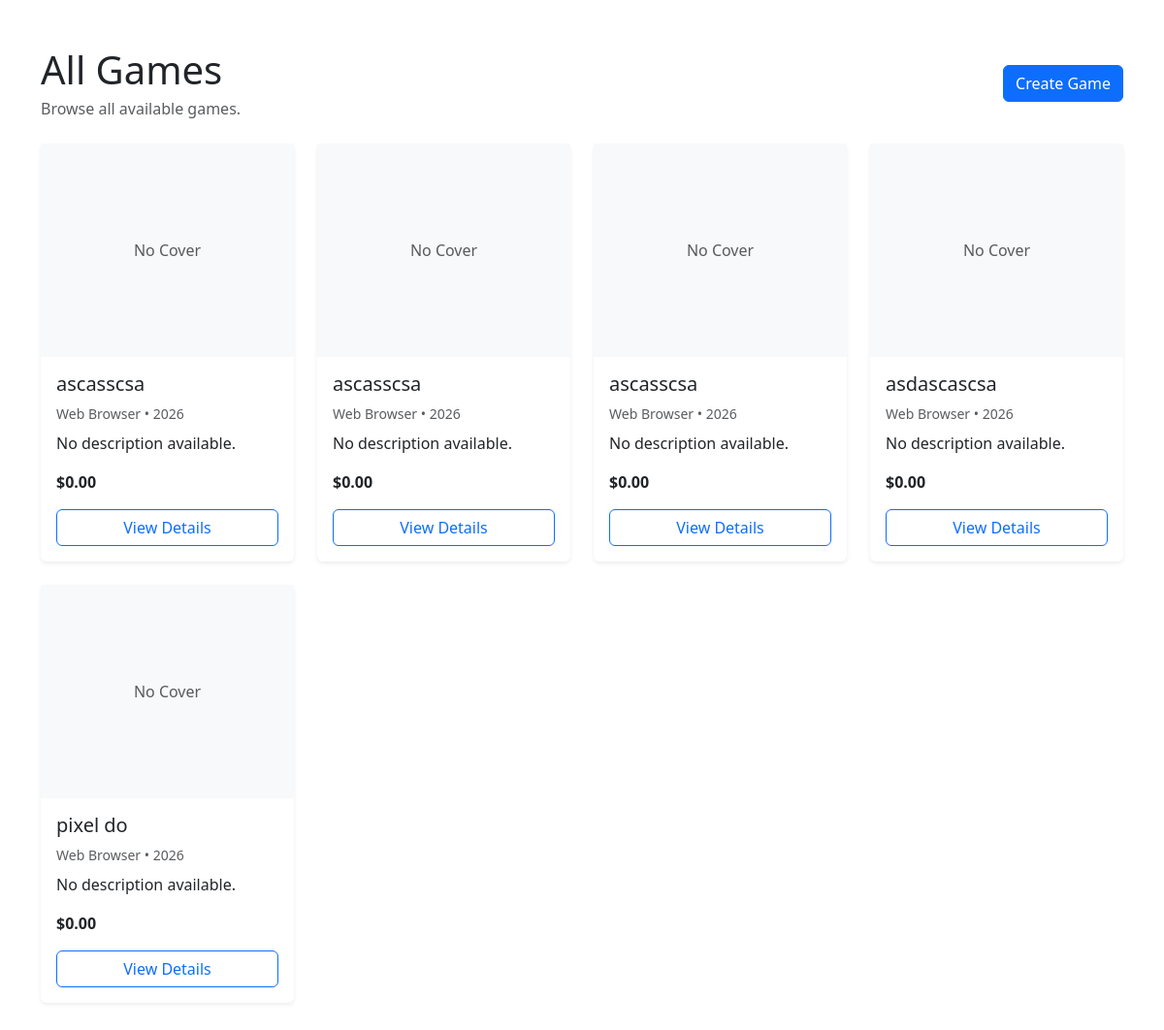
Before: /games/all_games/ with the older database file.
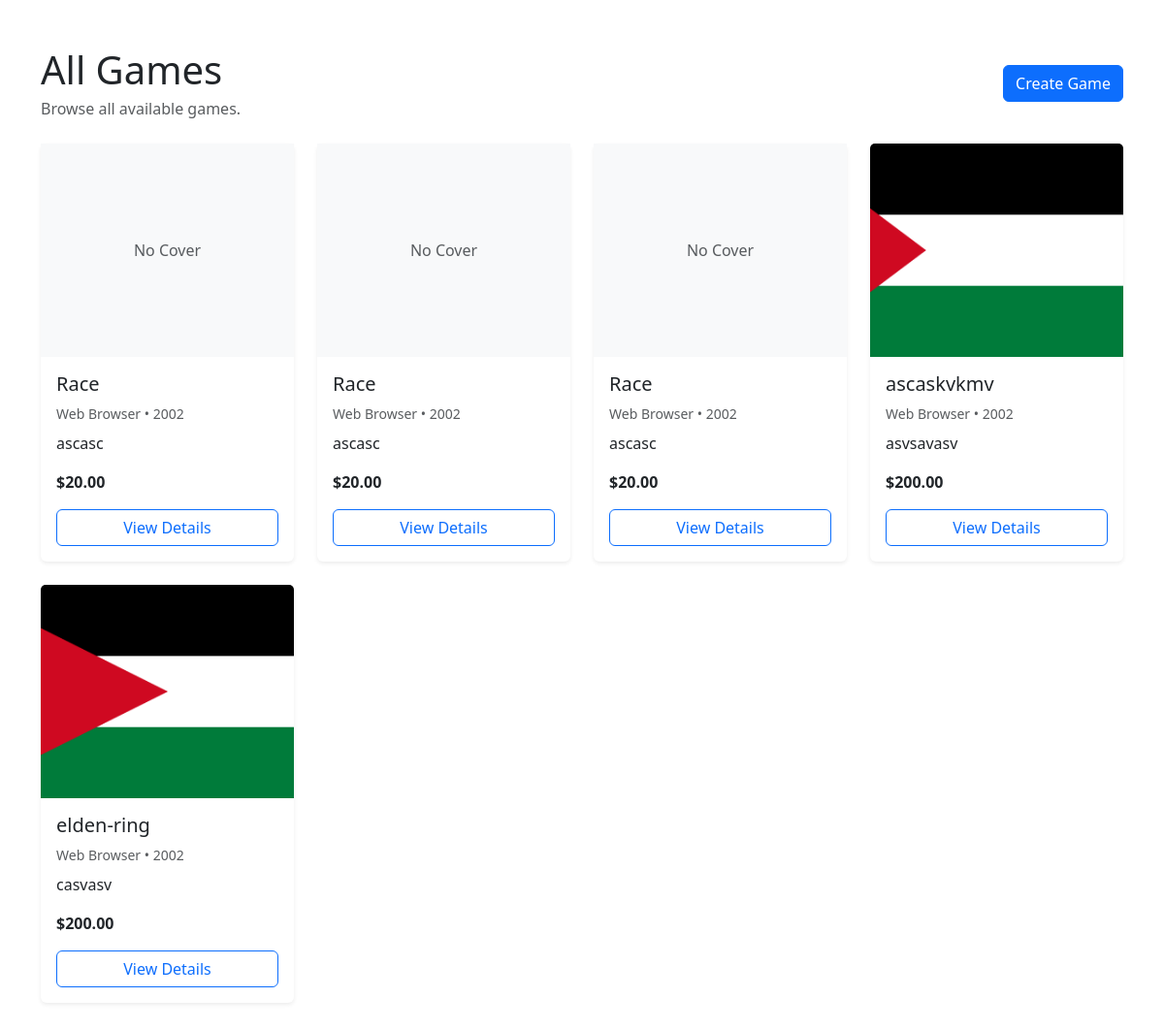
After: the same page with the newer database file.
### games/models.py (models this page shows, shortened)
class Game(models.Model):
    class PlatformChoices(models.TextChoices):
        PC = 'PC', 'PC'
        PS4 = 'PS4', 'PS4'
        PS5 = 'PS5', 'PS5'
        XBOX = 'XBOX', 'Xbox'
        SWITCH = 'SWITCH', 'Nintendo Switch'
        WEB = 'WEB', 'Web Browser'
    genre = models.ForeignKey(
        Genre,
        on_delete=models.SET_NULL,
        null=True,
        blank=True,
        related_name='games'
    )
    title = models.CharField(max_length=200)
    slug = models.SlugField(unique=True, blank=True)
    description = models.TextField(blank=True)
    price = models.DecimalField(max_digits=10, decimal_places=2)
    publisher = models.CharField(max_length=150)
    release_year = models.PositiveIntegerField()
    platform = models.CharField(
        max_length=20,
        choices=PlatformChoices.choices,
        default=PlatformChoices.PC
    )
    cover = models.ImageField(upload_to='games/covers/', blank=True, null=True)
    play_url = models.URLField(blank=True, null=True)
    game_zip = models.FileField(upload_to='games/zips/', blank=True, null=True)
    launch_file = models.CharField(max_length=255, blank=True, null=True)
    is_active = models.BooleanField(default=True)
    created_at = models.DateTimeField(auto_now_add=True)
    class Meta:
        ordering = ['title']

### games/views.py (the view)
# urls.py: path('all_games/', views.all_games, name='all_games'),
def all_games(request:HttpRequest):
    games = Game.objects.all()
    return render(request, 'games/all_games.html',{'games': games})

### games/templates/games/all_games.html (shortened to what this page needs)
{% extends "main/base.html" %}
{% block content %}
<div class="container py-5">
    <div class="d-flex justify-content-between align-items-center mb-4">
        <div>
            <h1 class="mb-1">All Games</h1>
            <p class="text-muted mb-0">Browse all available games.</p>
        </div>
        <a href="{% url 'games:create_game' %}" class="btn btn-primary">Create Game</a>
    </div>
    <div class="row g-4">
        {% for game in games %}
        <div class="col-12 col-sm-6 col-lg-4 col-xl-3">
            <div class="card h-100 shadow-sm border-0">
                {% if game.cover %}
                    <img src="{{ game.cover.url }}" class="card-img-top" alt="{{ game.title }}" style="height: 220px; object-fit: cover;">
                {% else %}
                    <div class="bg-light d-flex align-items-center justify-content-center" style="height: 220px;">
                        <span class="text-muted">No Cover</span>
                    </div>
                {% endif %}
                <div class="card-body d-flex flex-column">
                    <h5 class="card-title mb-2">{{ game.title }}</h5>
                    <p class="text-muted small mb-2">
                        {{ game.get_platform_display }} • {{ game.release_year }}
                    </p>
                    <p class="card-text mb-3">
                        {% if game.description %}
                            {{ game.description|truncatewords:15 }}
                        {% else %}
                            No description available.
                        {% endif %}
                    </p>
                    <div class="mt-auto">
                        <p class="fw-bold mb-3">${{ game.price }}</p>
                        <a href="{% url 'games:game_detail' game.slug %}" class="btn btn-outline-primary w-100">
                            View Details
                        </a>
                    </div>
                </div>
            </div>
        </div>
        {% empty %}
        <div class="col-12">
            <div class="alert alert-info text-center mb-0">
                No games found.
            </div>
        </div>
        {% endfor %}
    </div>
</div>
{% endblock %}

### main/templates/main/base.html (shortened to what this page needs)
{% load static %}
<!DOCTYPE html>
<html lang="en">
<head>
    <link href="https://cdn.jsdelivr.net/npm/bootstrap@5.3.3/dist/css/bootstrap.min.css" rel="stylesheet">
    <link rel="stylesheet" href="{% static 'css/style.css' %}">
    <link rel="stylesheet" href="{% static 'js/script.js' %}">
</head>
<body>
{% block content %}
{% endblock  %}
</body>
</html>

Changed rows visible on the page:
removed Game: cover "No Cover", title "ascasscsa", platform "Web Browser", release_year "2026", description "No description available.", price "0.00"
removed Game: cover "No Cover", title "ascasscsa", platform "Web Browser", release_year "2026", description "No description available.", price "0.00"
removed Game: cover "No Cover", title "ascasscsa", platform "Web Browser", release_year "2026", description "No description available.", price "0.00"
removed Game: cover "No Cover", title "asdascascsa", platform "Web Browser", release_year "2026", description "No description available.", price "0.00"
removed Game: cover "No Cover", title "pixel do", platform "Web Browser", release_year "2026", description "No description available.", price "0.00"
added Game: cover "No Cover", title "Race", platform "Web Browser", release_year "2002", description "ascasc", price "20.00"
added Game: cover "No Cover", title "Race", platform "Web Browser", release_year "2002", description "ascasc", price "20.00"
added Game: cover "No Cover", title "Race", platform "Web Browser", release_year "2002", description "ascasc", price "20.00"
added Game: cover (picture), title "ascaskvkmv", platform "Web Browser", release_year "2002", description "asvsavasv", price "200.00"
added Game: cover (picture), title "elden-ring", platform "Web Browser", release_year "2002", description "casvasv", price "200.00"
